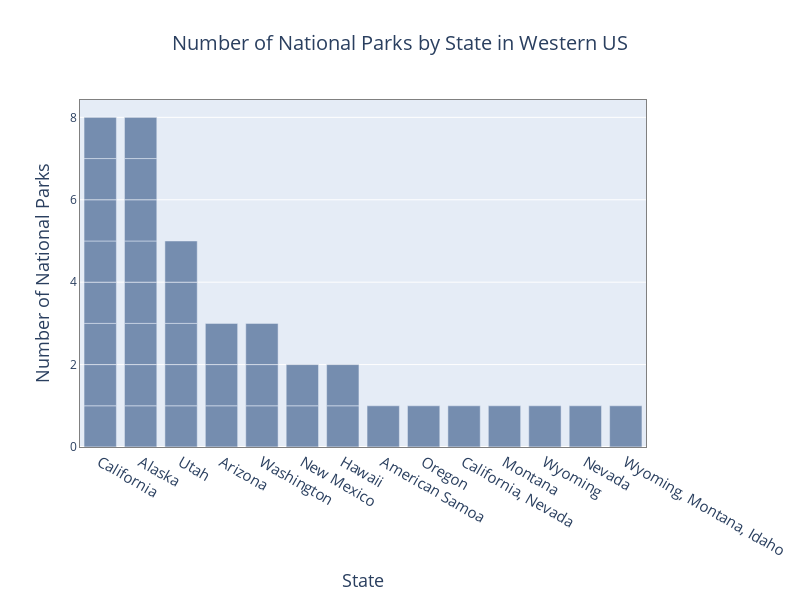

The notebook cell saved with this chart:
### Code cell
# Plot number of parks by state in Eastern US
fig_west1 = px.bar(west_df, x='State',
            width = 800, height = 600,
            title='Number of National Parks by State in Western US', 
            labels={'count': 'Number of National Parks'})
fig_west1.update_layout(showlegend=False, title_font_size = 20, title_x=0.5,
                          xaxis={'categoryorder':'total descending'},
                          yaxis = dict(showgrid=True))
fig_west1.update_traces(marker_color='rgb(8,48,107)', opacity=0.5)
fig_west1.update_xaxes(title_font=dict(size=18), tickfont=dict(size = 15),
                         showline=True, linewidth=1, linecolor='grey', mirror=True)
fig_west1.update_yaxes(title_font=dict(size=18), nticks=5,
                         showline=True, linewidth=1, linecolor='grey', mirror=True)

fig_west1.show()

### Figure 1 — Plotly figure (JSON) as saved in the notebook; plotly's stock layout.template omitted (floating-point values rounded to 4 significant figures)
{"data": [{"alignmentgroup": "True", "hovertemplate": "State=%{x}<br>Number of National Parks=%{y}<extra></extra>", "legendgroup": "", "marker": {"color": "rgb(8,48,107)", "pattern": {"shape": ""}}, "name": "", "offsetgroup": "", "opacity": 0.5, "orientation": "v", "showlegend": false, "textposition": "auto", "type": "bar", "x": ["American Samoa", "Utah", "Utah", "Utah", "Utah", "New Mexico", "California", "Oregon", "California, Nevada", "Alaska", "Alaska", "Montana", "Alaska", "Arizona", "Wyoming", "Nevada", "Hawaii", "Hawaii", "California", "Alaska", "Alaska", "California", "Alaska", "Alaska", "California", "Washington", "Washington", "Washington", "Arizona", "California", "California", "Arizona", "California", "New Mexico", "Alaska", "Wyoming, Montana, Idaho", "California", "Utah"], "xaxis": "x", "y": [1, 1, 1, 1, 1, 1, 1, 1, 1, 1, 1, 1, 1, 1, 1, 1, 1, 1, 1, 1, 1, 1, 1, 1, 1, 1, 1, 1, 1, 1, 1, 1, 1, 1, 1, 1, 1, 1], "yaxis": "y"}], "layout": {"barmode": "relative", "height": 600, "legend": {"tracegroupgap": 0}, "showlegend": false, "title": {"font": {"size": 20}, "text": "Number of National Parks by State in Western US", "x": 0.5}, "width": 800, "xaxis": {"anchor": "y", "categoryorder": "total descending", "domain": [0, 1], "linecolor": "grey", "linewidth": 1, "mirror": true, "showline": true, "tickfont": {"size": 15}, "title": {"font": {"size": 18}, "text": "State"}}, "yaxis": {"anchor": "x", "domain": [0, 1], "linecolor": "grey", "linewidth": 1, "mirror": true, "nticks": 5, "showgrid": true, "showline": true, "title": {"font": {"size": 18}, "text": "Number of National Parks"}}}}
